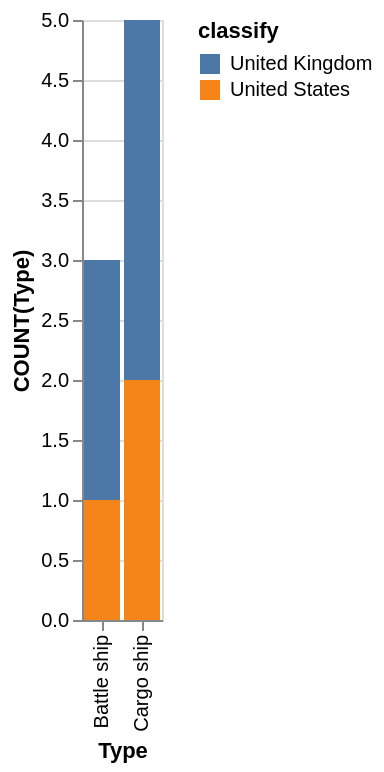

Vega-Lite specification for this chart:
### Vega-Lite specification from a JSON file in a GitHub repository (floating-point values rounded to 4 significant figures)
{"data": {"values": [{"x_data": "Battle ship", "y_data": 2, "classify": "United Kingdom"}, {"x_data": "Cargo ship", "y_data": 3, "classify": "United Kingdom"}, {"x_data": "Battle ship", "y_data": 1, "classify": "United States"}, {"x_data": "Cargo ship", "y_data": 2, "classify": "United States"}]}, "mark": "bar", "encoding": {"x": {"field": "x_data", "type": "nominal", "title": "Type", "sort": "ascending"}, "y": {"field": "y_data", "type": "quantitative", "title": "COUNT(Type)"}, "color": {"field": "classify"}}}
